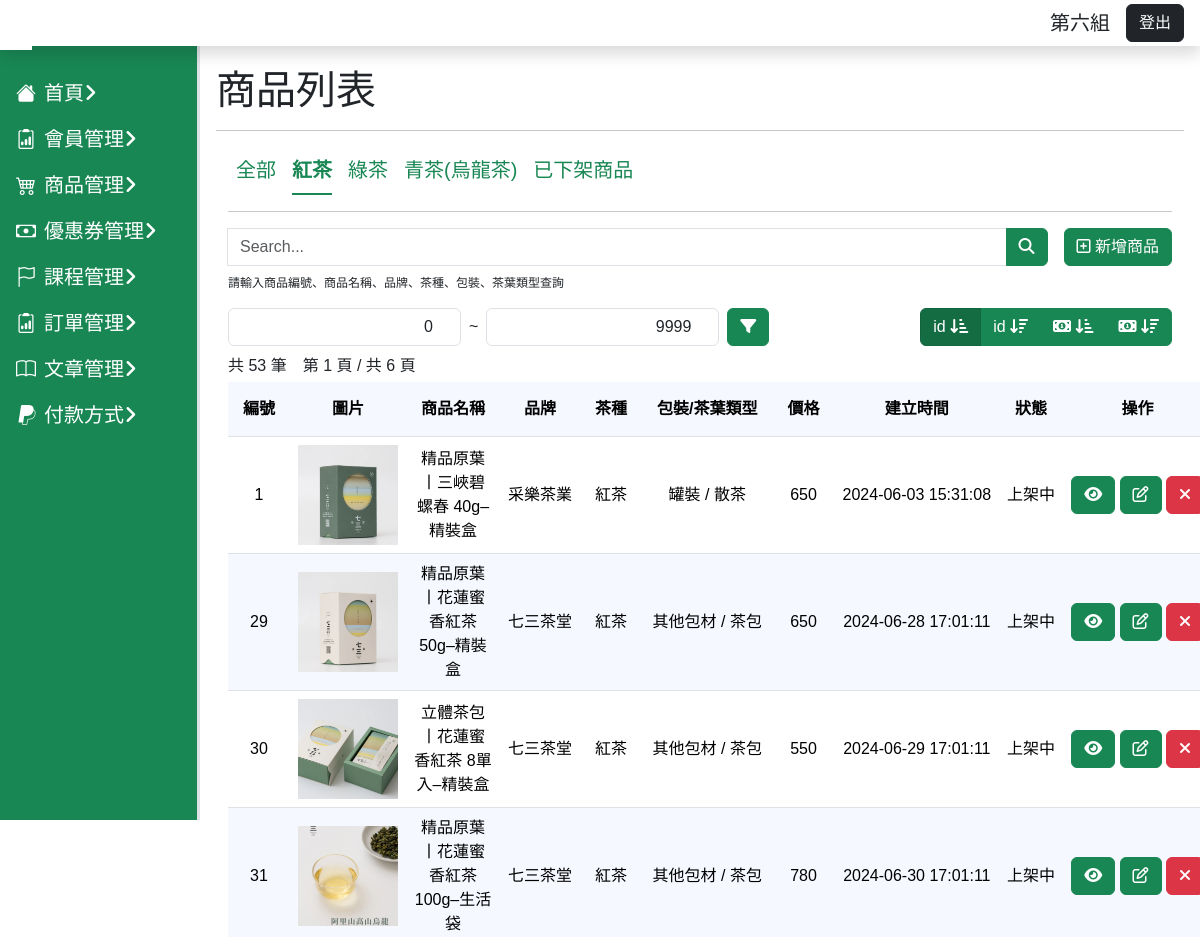
/product/product-list.php?page=1&order=1&category=1 (upper part), run on an earlier commit of the app's database.
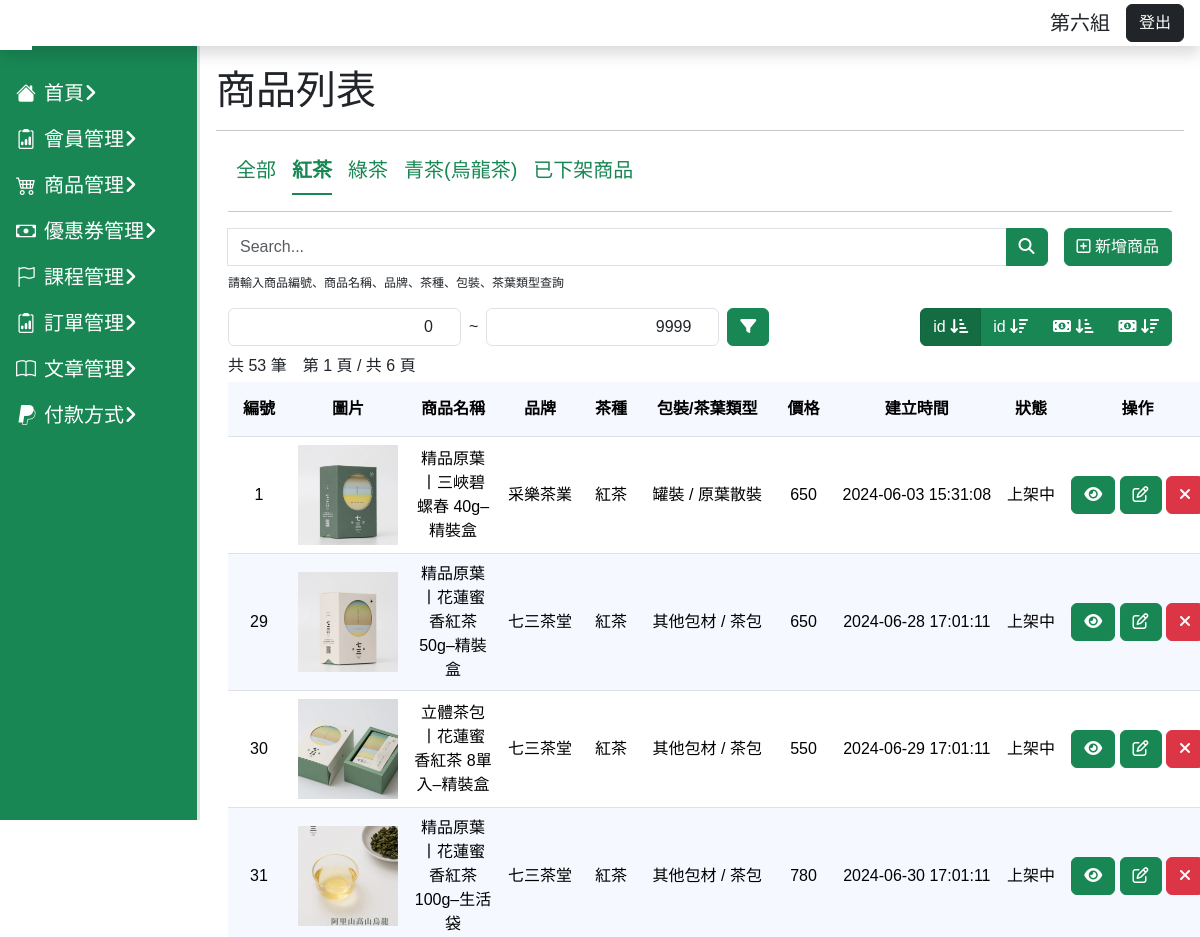
And on a later commit of the database.
### tables this page shows
CREATE TABLE `products` (
  `id` int(3) UNSIGNED NOT NULL,
  `name` varchar(255) NOT NULL,
  `description` text NOT NULL,
  `weight` varchar(50) NOT NULL,
  `price` int(6) UNSIGNED NOT NULL,
  `stock` int(3) UNSIGNED NOT NULL,
  `created_at` datetime NOT NULL,
  `avilable_time` datetime DEFAULT NULL,
  `end_time` datetime DEFAULT NULL,
  `valid` int(2) UNSIGNED NOT NULL
);

CREATE TABLE `style` (
  `id` int(6) UNSIGNED NOT NULL,
  `name` varchar(30) NOT NULL,
  `valid` int(2) UNSIGNED NOT NULL
);

CREATE TABLE `product_images` (
  `id` int(6) UNSIGNED NOT NULL,
  `product_id` int(3) UNSIGNED NOT NULL,
  `path` varchar(255) NOT NULL
);

CREATE TABLE `brand` (
  `id` int(10) UNSIGNED NOT NULL,
  `name` varchar(30) NOT NULL,
  `valid` int(2) UNSIGNED NOT NULL
);

CREATE TABLE `tea_category` (
  `id` int(3) UNSIGNED NOT NULL,
  `name` varchar(255) NOT NULL,
  `valid` int(2) UNSIGNED NOT NULL
);

CREATE TABLE `pack_category` (
  `id` int(10) UNSIGNED NOT NULL,
  `name` varchar(30) NOT NULL,
  `valid` int(2) UNSIGNED NOT NULL
);

### product/product-list.php (the view, shortened to what the changed rows need)
<?php
require_once("../db_connect.php");
$valid = isset($_GET["valid"]) ? $_GET["valid"] : 1;
$sqlAll = "SELECT p.id, p.name AS product_name, p.price, p.created_at, p.valid, tc.name AS tea_category_name, b.name AS brand_name, pack.name AS package_name, style.name AS style_name, p_img.path FROM product_category_relation pcr
JOIN product_images p_img ON pcr.product_id = p_img.id
JOIN products p ON pcr.product_id = p.id
JOIN brand b ON pcr.brand_id = b.id
JOIN tea_category tc ON pcr.tea_id = tc.id
JOIN pack_category pack ON pcr.package_id = pack.id
JOIN style ON pcr.style_id = style.id
WHERE p.valid = $valid";
$perPage = 10;
$page = $_GET["page"];
$order = $_GET["order"];
$firstItem = ($page - 1) * $perPage;
if (isset($_GET["max"]) && isset($_GET["min"])) {
    $max = $_GET["max"];
    $min = $_GET["min"];
    $sqlPrice = "$sqlAll AND p.price >= $min AND p.price <= $max";
    $resultPrice = $conn->query($sqlPrice);
    $priceCount = $resultPrice->num_rows;
    switch ($order) {
        case 1:
            $sql = "$sqlAll
            AND p.price >= $min AND p.price <= $max
            ORDER BY id ASC LIMIT $firstItem, $perPage";
            break;
        case 2:
            $sql = "$sqlAll
            AND p.price >= $min AND p.price <= $max
            ORDER BY id DESC LIMIT $firstItem, $perPage";
            break;
        case 3:
            $sql = "$sqlAll
            AND p.price >= $min AND p.price <= $max
            ORDER BY price ASC LIMIT $firstItem, $perPage";
            break;
        case 4:
            $sql = "$sqlAll
            AND p.price >= $min AND p.price <= $max
            ORDER BY price DESC LIMIT $firstItem, $perPage";
            break;
    }
    $productCount = $priceCount;
} else if (isset($_GET["page"]) && isset($_GET["order"]) && isset($_GET["category"])) {
    $category = $_GET["category"];
    switch ($order) {
        case 1:
            $sql = "$sqlAll
            AND tc.id = $category
            ORDER BY id ASC LIMIT $firstItem, $perPage";
            break;
    }
} else if (isset($_GET["page"]) && isset($_GET["order"])) {
    switch ($order) {
        case 1:
            $sql = "$sqlAll
            ORDER BY id ASC LIMIT $firstItem, $perPage";
            break;
        case 2:
            $sql = "$sqlAll
            ORDER BY id DESC LIMIT $firstItem, $perPage";
            break;
        case 3:
            $sql = "$sqlAll
            ORDER BY price ASC LIMIT $firstItem, $perPage";
            break;
        case 4:
            $sql = "$sqlAll
            ORDER BY price DESC LIMIT $firstItem, $perPage";
            break;
    }
    $resultAll = $conn->query($sqlAll);
    $allCount = $resultAll->num_rows;
    $productCount = $allCount;
} else {
    header("location:product-list.php?page=1&order=1");
}
$result = $conn->query($sql);
$rows = $result->fetch_all(MYSQLI_ASSOC);
?>
<!doctype html>
<html lang="en">
<head>
    <?php include("../css.php") ?>
</head>
<body>
    <div class="main-content p-3">
        <h1>商品列表</h1>
        <div class="container">
            <div class="container  p-0">
                <?php if ($result->num_rows > 0) : ?>
                    <table class="table table-match text-center">
                        <thead class="table-header text-nowrap">
                            <th>編號</th>
                            <th>圖片</th>
                            <th>商品名稱</th>
                            <th>品牌</th>
                            <th>茶種</th>
                            <th>包裝/茶葉類型</th>
                            <th>價格</th>
                            <th>建立時間</th>
                            <th>狀態</th>
                            <th>操作</th>
                        </thead>
                        <tbody>
                            <?php foreach ($rows as $row) : ?>
                                <tr class="text-nowrap align-middle">
                                    <td><?= $row["id"] ?></td>
                                    <td>
                                        <img class="product-img object-fit-cover" src="../product_images/<?= $row["path"] ?>" alt="">
                                    </td>
                                    <td class="text-wrap"><?= $row["product_name"] ?></td>
                                    <td><?= $row["brand_name"] ?></td>
                                    <td><?= $row["tea_category_name"] ?></td>
                                    <td><?= $row["package_name"] ?> / <?= $row["style_name"] ?></td>
                                    <td><?= $row["price"] ?></td>
                                    <td><?= $row["created_at"] ?></td>
                                    <td><?php if ($row["valid"] == 1) : ?>
                                            上架中
                                        <?php else : ?>
                                            下架
                                        <?php endif; ?>
                                    </td>
                                    <td>
                                        <a href="product-detail.php?id=<?= $row["id"] ?>" class="btn btn-success">
                                            <i class="fa-solid fa-eye"></i>
                                        </a>
                                        <a href="product-edit.php?id=<?= $row["id"] ?>" class="btn btn-success">
                                            <i class="fa-regular fa-pen-to-square"></i>
                                        </a>
                                        <?php if (isset($_GET["valid"]) && $valid == 0) : ?>
                                            <button class="btn btn-danger" data-bs-toggle="modal" data-bs-target="#addModal<?= $row["id"] ?>"><i class="fa-solid fa-plus"></i>
                                            </button>
                                        <?php else : ?>
                                            <button class="btn btn-danger" data-bs-toggle="modal" data-bs-target="#deleteModal<?= $row["id"] ?>"><i class="fa-solid fa-xmark"></i></i>
                                            </button>
                                        <?php endif; ?></i>
                                    </td>
                                </tr>
                            <?php endforeach; ?>
                        </tbody>
                    </table>
                <?php else : ?>
                    無符合條件的商品
                <?php endif; ?>
            </div>
        </div>
    </div>
</body>
</html>

What changed in the data, as far as the page shows it:
changed through a linked row, products "精品原葉丨三峽碧螺春 40g–精裝盒": style.name "散茶" → "原葉散裝"
